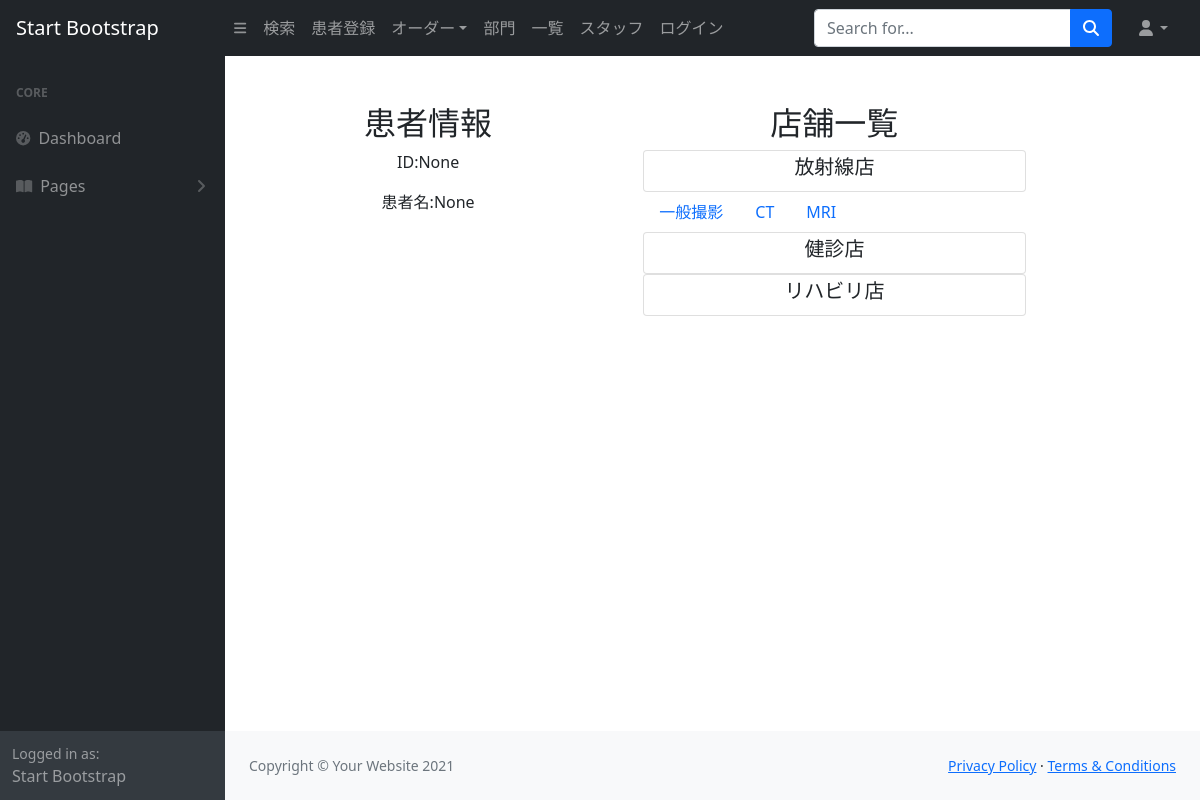
Screenshot of /store_list/ with the database file from the repository.
### app/models.py (models this page shows, shortened)
class Store(models.Model):
    name = models.CharField('部門', max_length=100)
    address = models.CharField('住所', max_length=100, null=True, blank=True)
    tel = models.CharField('電話番号', max_length=100, null=True, blank=True)
    description = models.TextField('説明', default="", blank=True)
    image = models.ImageField(upload_to='images', verbose_name='イメージ画像', null=True, blank=True)

class Modality(models.Model):
    name = models.CharField('検査機器', max_length=100)
    store = models.ForeignKey(Store, verbose_name='部門', on_delete=models.CASCADE)
    image = models.ImageField(upload_to='images', verbose_name='イメージ画像', null=True, blank=True)

### app/views.py (the view)
# urls.py: path('store_list/', views.StoreListView.as_view(), name='store_list'),
class StoreListView(StoreView):
    template_name = 'app/store_list.html'
    model = Store
    def get_context_data(self, **kwargs):
        context = super().get_context_data(**kwargs)
        return context

### app/views.py (called while the page is built)
    def get_context_data(self, **kwargs):
        context = super().get_context_data(**kwargs)
        pt_id = self.request.GET.get('pt_id')
        pt_name = self.request.GET.get('pt_name')
        context['pt_id'] = pt_id
        context['pt_name'] = pt_name
        return context

### app/templates/app/store_list.html (shortened to what this page needs)
{% extends "app/base.html" %}
{% load widget_tweaks %}
{% block content %}
<div class="text-center my-5">
    <div class="row mb-5">
        <div class="col-lg-5 col-md-5 col-sm-5">
            <h2>患者情報</h2>
            <p>ID:{{ pt_id }}</p>
            <p>患者名:{{ pt_name }}</p>
        </div>
        <div class="col-lg-5 col-md-5 col-sm-5">
            <h2>店舗一覧</h2>
            {% for store in store_list %}
                <div class="card img-thumbnail">
                    <h5 class="font-weight-bold">{{ store.name }}店</h5>
                </div>
                <nav class="nav">
                    {% for modality in store.modality_set.all %}
                        {% if modality.name == 'CT' %}
                            <a class="nav-link" href="{% url 'ct_order'%}?pt_id={{pt_id}}&pt_name={{pt_name}}">{{ modality.name }}</a>
                        {% else %}
                            <a class="nav-link" href="{% url 'mod_calendar' modality.pk %}?pt_id={{pt_id}}&pt_name={{pt_name}}">{{ modality.name }}</a>
                        {% endif %}
                    {% endfor %}
                </nav>
            {% empty %}
                <p>まだ店舗がありません</p>
            {% endfor %}
        </div>
    </div>
</div>
{% endblock %}

### rows the page displays
Store: name "放射線"
Modality: name "一般撮影"
Modality: name "CT"
Modality: name "MRI"
Store: name "健診"
Store: name "リハビリ"

### other values shown
{{ pt_id }} "None"
{{ pt_name }} "None"
